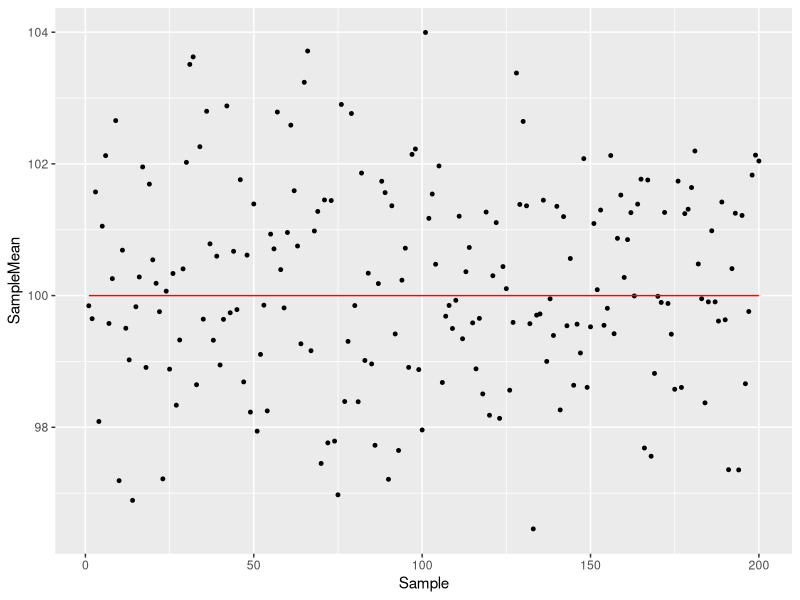
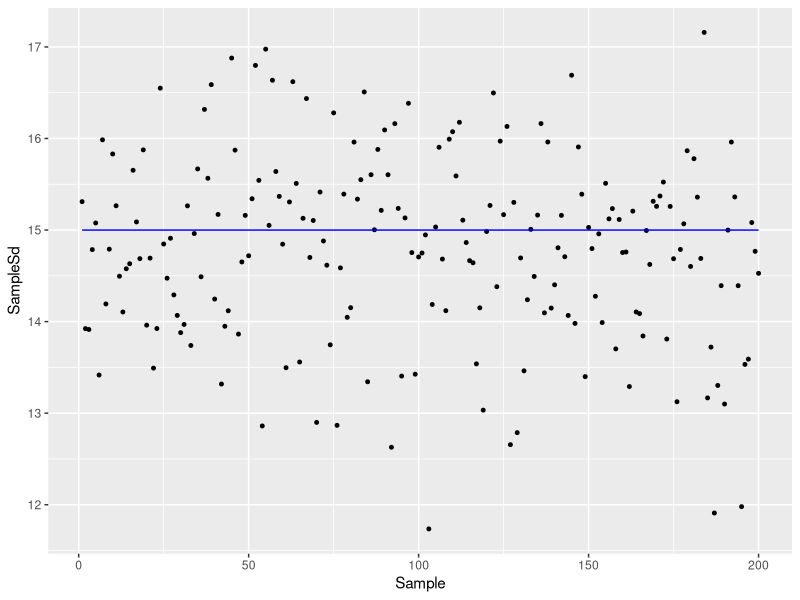
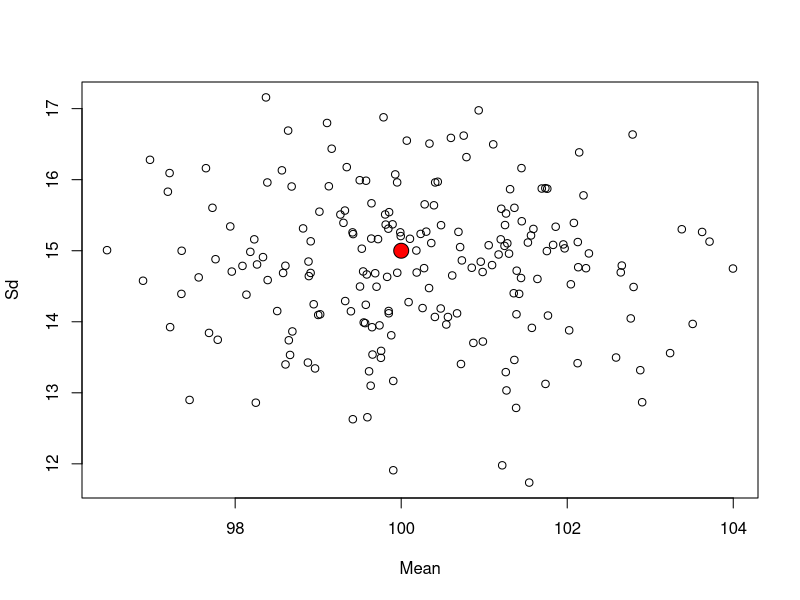
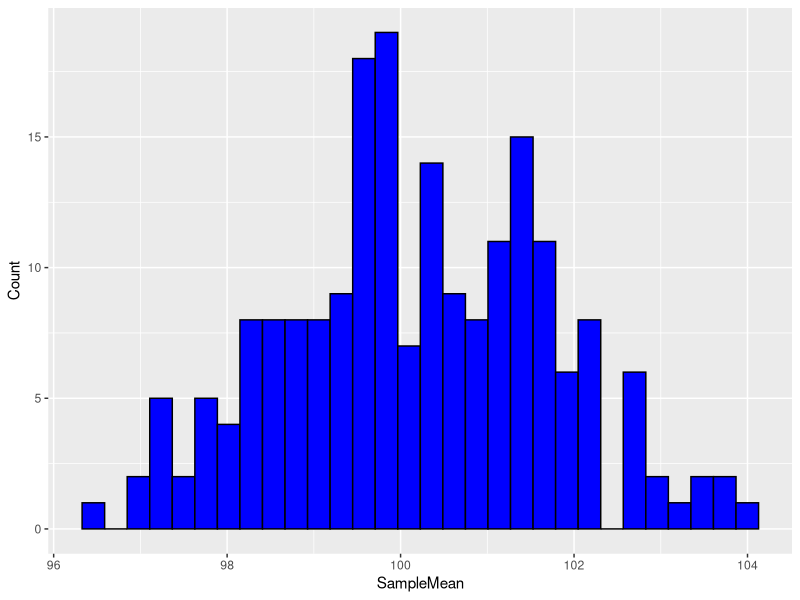
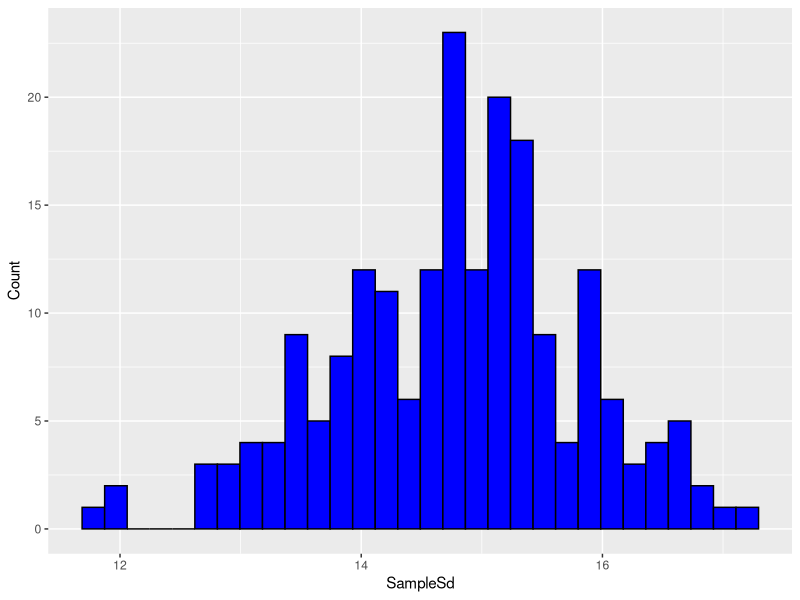
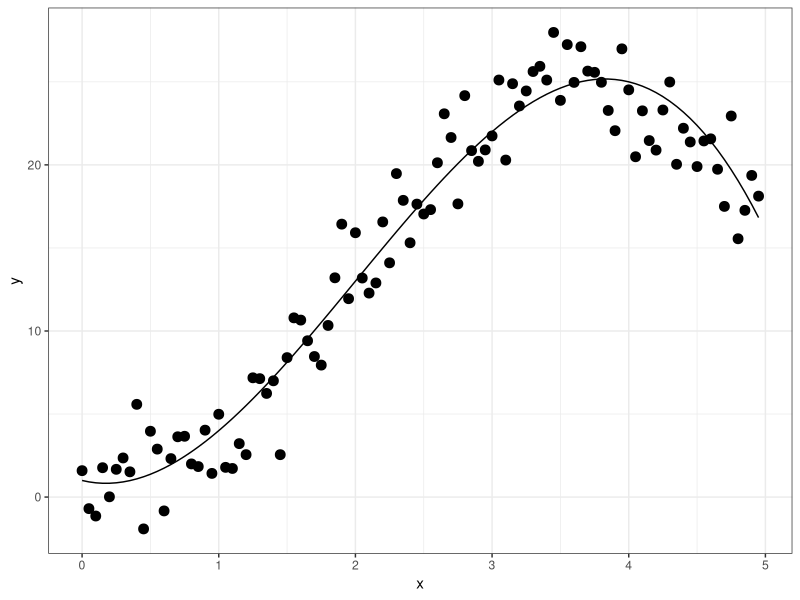

R code for these plots, in order: (Note: this script raises an error after producing the figures.)
## ---- chunk 1
# Section G2
# Group 05
# Members: CHEN XIANG, ZHANG YUN, YANG YUBO, XU YUWEN
## ---- chunk 2
pop.size <- 10000
pop.mean <- 100
pop.sd <- 15

num.of.samples <- 200
sample.size <- 100
## ---- chunk 3
# put your R code here inside the blocks
library("ggplot2")
set.seed(1234)
population <- rnorm(n = pop.size, mean = pop.mean, sd = pop.sd)
samplemean <- numeric(num.of.samples)
samplesd <- numeric(num.of.samples)

for (i in 1:num.of.samples) {
samp <- sample(population, size = sample.size)
samplemean[i] <- mean(samp)
samplesd[i] <- sd(samp)
}

# compare to theoretical values
  # compare sample mean with theoretical value by scatter plot
scatterplot0 <- ggplot() + geom_point(aes(x = 1:num.of.samples, y = samplemean), size = 1) + scale_x_continuous("Sample") + scale_y_continuous("SampleMean") 
scatterplot1 <- scatterplot0 + geom_line(aes(x = 1:num.of.samples, y=pop.mean), col = "red")
scatterplot1

  # compare sample mean with theoretical value by scatter plot
scatterplot2 <- ggplot() + geom_point(aes(x = 1:num.of.samples, y = samplesd), size = 1) + scale_x_continuous("Sample") + scale_y_continuous("SampleSd") 
scatterplot3 <- scatterplot2 + geom_line(aes(x = 1:num.of.samples, y=pop.sd), col = "blue")
scatterplot3

  # compare sample mean in x dimension, compare sample sd in y denmension, the blue point is the theoretical value
plot(samplemean,samplesd, xlab = "Mean", ylab = "Sd")
points(pop.mean,pop.sd,pch=21, cex=2, bg="red")

# draw histograms of the sample statistics
histmeanplot <- ggplot() + geom_histogram(aes(x=samplemean),bins = 30, col = "black", fill = "blue") + scale_x_continuous("SampleMean") +scale_y_continuous("Count")
histsdplot <- ggplot() + geom_histogram(aes(x=samplesd),bins = 30, col = "black", fill = "blue") + scale_x_continuous("SampleSd") +scale_y_continuous("Count")
histmeanplot
histsdplot
## ---- chunk 4
library("ggplot2")

## population parameters
beta0 <- 1
beta1 <- -2
beta2 <- 6
beta3 <- -1
sigma <- 2

set.seed(7890)

## training data
x <- seq(0, 4.95, 0.05)
f_x <- beta0 + beta1 * x + beta2 * x^2 + beta3 * x^3
epsilon <- rnorm(n=100, mean=0, sd=sigma)
y <- f_x + epsilon

## test data
x.test <- seq(0, 5, 0.1)
f_x.test <- beta0 + beta1 * x.test + beta2 * x.test^2 + beta3 * x.test^3
epsilon.test <- rnorm(n=length(x.test), mean=0, sd=sigma)
y.test <- f_x.test + epsilon.test
## ---- chunk 5
library("mvtnorm")  # package for multivariate normal distribution, INSTALL IT BEFORE RUNNING
z <- rmvnorm(n=100, mean=rep(0, 20))  # covariance matrix is identity matrix by default, no need to specify here
z.test <- rmvnorm(n=51, mean=rep(0, 20))
head(z)
## ---- chunk 6
train.x <- cbind(x, z)
test.x <- cbind(x.test, z.test)
head(train.x)
## ---- chunk 7
library("FNN")

# 1.measure the training MSE
model15.train <- knn.reg(train=train.x, test=train.x, y=y, k=15)
str(model15.train)
# plot the fit
plot.train <- ggplot() + geom_point(aes(x=x, y=y), size=3) + geom_line(aes(x=x, y=f_x)) + theme_bw()
plot.train
# Training MSE
mean((y - model15.train$pred)^2)

# 2.measure the test MSE
model15.test <- knn.reg(train=train.x, test=test.x, y=y, k=15)
str(model15.test)
# plot the fit
plot.test + geom_line(aes(x=x.test, y=model15.test$pred), col="blue")
# Test MSE
mean((y.test - model15.test$pred)^2)
## ---- chunk 8
# put your R code here inside the blocks
# k's that will be evaluated
ks <- 1:50
# construct empty vectors for keeping the MSE for each k
mse.train <- numeric(length=length(ks))
mse.test  <- numeric(length=length(ks))

# loop over all the k and evaluate MSE in each of them
for (i in seq(along=ks)) {
    model.train <- knn.reg(train.x, train.x, y, k=ks[i])
    model.test  <- knn.reg(train.x, test.x, y, k=ks[i])
    mse.train[i] <- mean((y - model.train$pred)^2)
    mse.test[i] <- mean((y.test - model.test$pred)^2)
}
mse.train
mse.test

# optimal k
k.opt <- ks[which.min(mse.test)]
k.opt
# optimal MSE
mse.opt <- min(mse.test)
mse.opt

# plot MSE on Training and Test
ggplot() + geom_line(aes(x=ks, y=mse.train), color="red") + geom_point(aes(x=ks, y=mse.train)) + geom_line(aes(x=ks, y=mse.test), color="blue") + geom_point(aes(x=ks, y=mse.test)) + scale_x_reverse(lim=c(50, 1)) + geom_hline(yintercept=sigma^2, linetype=2) + theme_bw()
## ---- chunk 9
# put your R code here inside the blocks
ks <- 1:30
mse.train <- numeric(length=length(ks))
mse.test  <- numeric(length=length(ks))
train.x.opt <- x
test.x.opt <- x.test 

for (j in 1:20) {
  train.x.opt <- cbind(train.x.opt,z[,j])
  test.x.opt <- cbind(test.x.opt,z.test[,j])
  
  # loop over all the k and evaluate MSE in each of them
  for (i in seq(along=ks)) {
      model.train <- knn.reg(train.x.opt, train.x.opt, y, k=ks[i])
      model.test  <- knn.reg(train.x.opt, test.x.opt, y, k=ks[i])
      mse.train[i] <- mean((y - model.train$pred)^2)
      mse.test[i] <- mean((y.test - model.test$pred)^2)
  }
  
  # optimal k
  k.opt[j] <- ks[which.min(mse.test)]
  # optimal MSE
  mse.opt[j] <- min(mse.test)
}

opt <- cbind(1:20, k.opt, mse.opt)
opt

MSEplot <- ggplot() + geom_line(aes(x=1:20, y=mse.opt),col = "blue") +scale_x_continuous("$j") + scale_y_continuous("Optimal MSE")
MSEplot

## ---- chunk 10
print(sessionInfo(), locale=FALSE)
